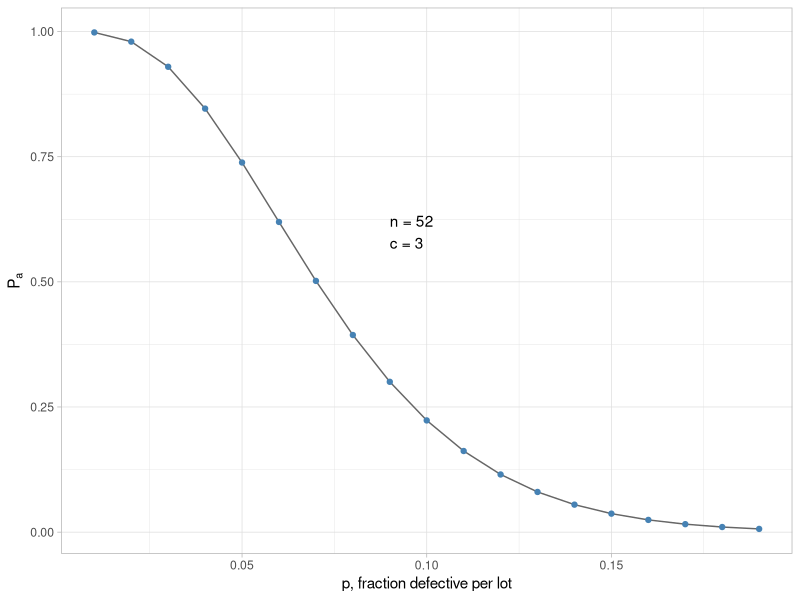
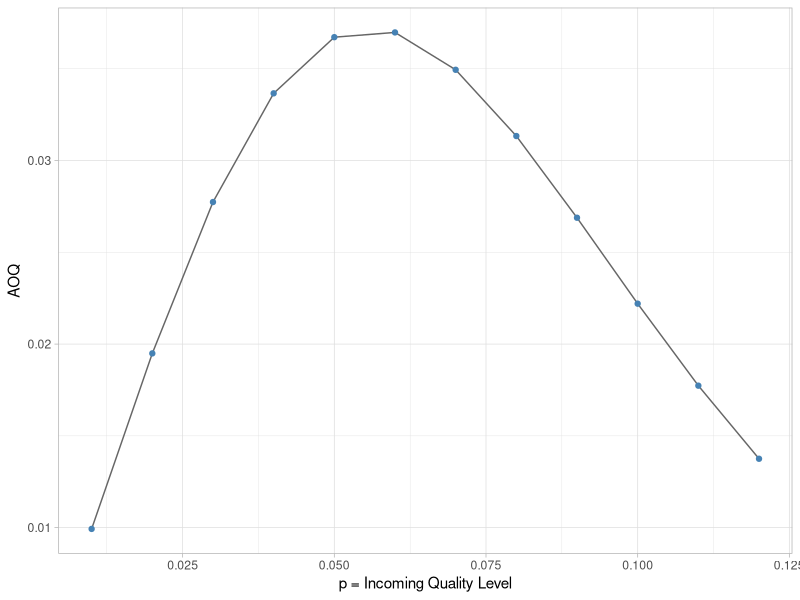
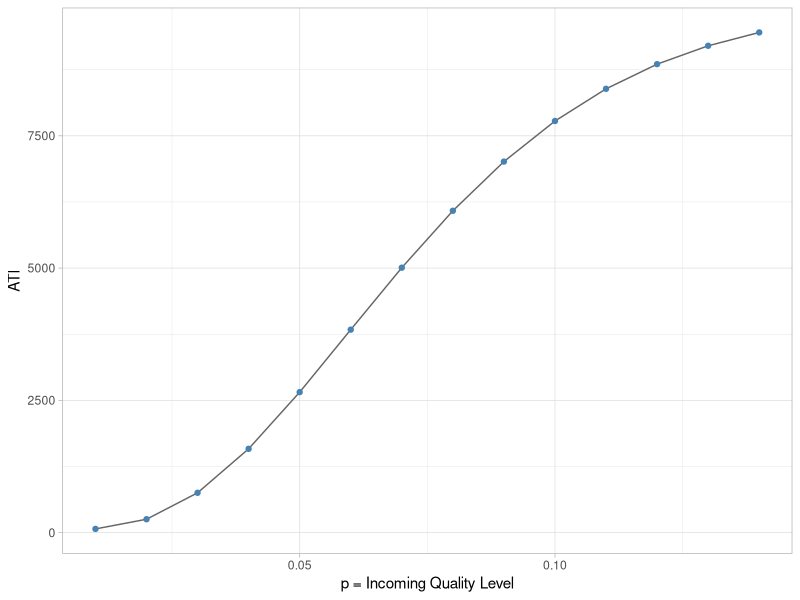

Recreate these plots in R, in order.
## ---- chunk 1
#| label: fig-pmc-232-oc-curve
#| fig-cap: "Sample OC curve for (52,3) sampling plan"
#| code-fold: true
#| message: false
library(tidyverse)

n <- 52
c <- 3
oc_data <- tibble(p = seq(0.01, 0.19, 0.01)) |>
  mutate(Pa = pbinom(c, n, p))

ggplot(oc_data, aes(p, Pa)) +
  geom_line(color = "grey40") +
  geom_point(color = "steelblue") +
  annotate("text", x = 0.09, y = 0.6, label = "n = 52\nc = 3", hjust = 0) +
  labs(x = "p, fraction defective per lot", y = expression(P[a])) +
  theme_light()
## ---- chunk 2
#| label: tbl-pmc-232-oc-table
#| tbl-cap: "Probability of acceptance and probability of d defectives for a (52,3) sampling plan"
#| code-fold: true
oc_data |>
  filter(p <= 0.12) |>
  transmute(`$P_a$` = round(Pa, 3), `$p$` = p) |>
  knitr::kable(align = "cc")
## ---- chunk 3
#| include: false
N <- 10000
pa_003 <- pbinom(c, n, 0.03)
aoq_003 <- pa_003 * 0.03 * (N - n) / N
## ---- chunk 4
#| label: tbl-pmc-232-aoq-table
#| tbl-cap: "AOQ versus p for a (52,3) sampling plan, N = 10000"
#| code-fold: true
aoq_data <- oc_data |>
  filter(p <= 0.12) |>
  mutate(AOQ = Pa * p * (N - n) / N)

aoq_data |>
  transmute(AOQ = round(AOQ, 4), `$p$` = p) |>
  knitr::kable(align = "cc")
## ---- chunk 5
#| label: fig-pmc-232-aoq-curve
#| fig-cap: "Plot of the AOQ versus p"
#| code-fold: true
ggplot(aoq_data, aes(p, AOQ)) +
  geom_line(color = "grey40") +
  geom_point(color = "steelblue") +
  labs(x = "p = Incoming Quality Level", y = "AOQ") +
  theme_light()
## ---- chunk 6
#| include: false
ati_003 <- n + (1 - pa_003) * (N - n)
## ---- chunk 7
#| label: tbl-pmc-232-ati-table
#| tbl-cap: "ATI versus p for a (52,3) sampling plan, N = 10000"
#| code-fold: true
ati_data <- tibble(p = seq(0.01, 0.14, 0.01)) |>
  mutate(Pa = pbinom(c, n, p), ATI = n + (1 - Pa) * (N - n))

ati_data |>
  transmute(ATI = round(ATI), `$p$` = p) |>
  knitr::kable(align = "cc")
## ---- chunk 8
#| label: fig-pmc-232-ati-curve
#| fig-cap: "Plot of ATI versus p"
#| code-fold: true
ggplot(ati_data, aes(p, ATI)) +
  geom_line(color = "grey40") +
  geom_point(color = "steelblue") +
  labs(x = "p = Incoming Quality Level", y = "ATI") +
  theme_light()
